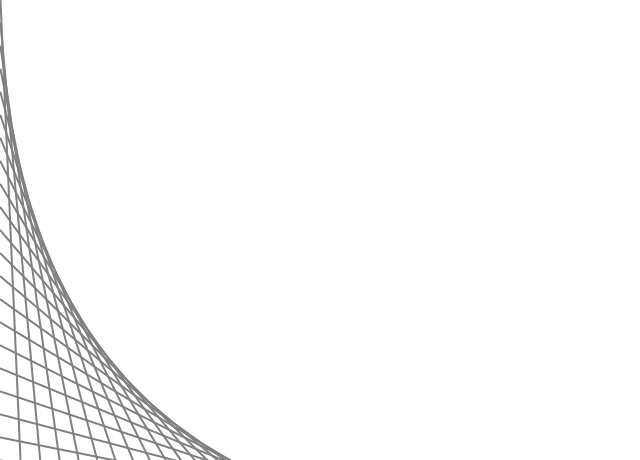
Frame 1 (no input)
Frame 60 (the mouse pressed at the canvas centre just before this capture): identical to frame 1, image omitted
Frame 120 (the mouse held since frame 60 and released just before this capture): identical to frame 1, image omitted

The Processing sketch that drew this single still picture (run headless with seeded random() and noise(); from frame 60 on, the mouse is pressed at the canvas centre):

// Processing sketch: parabolicurves
// ── parabolicurves.pde
float spaceBetweenLines = 23f; // Pixlar i varje koordinat. 0.0 är 0 och 1 är 23x23 XY

void setup() // main
{
// Setup för hela programmet - storlek på skärm - pensel- tjocklek
  size(640, 460); // skärmens storlek
  stroke(128, 128, 128, 255); // Färg på penseldrag
  strokeWeight(2f); // Float - tjocklek på pennan

}
// Ritar ut grafiken - kör den här koden - ritar bakgrund varje frame & kurvor varje frame
void draw () 
{
  background(255, 255, 255); // Bakgrund RGB
  DrawCurve(); // Kör denna i draw varje frame

}

void DrawCurve ()
{
  int maxLines = 23;
  for (int i = 0; i < maxLines; i++) {
    float x1 = 0;
    float y1 = i; // stegrade för varje strek - ökar för varje strek - en punkt ner för varje punkt
    float x2 = i + 1;
    float y2 = maxLines;
    line(x1 * spaceBetweenLines, y1 * spaceBetweenLines, x2 * spaceBetweenLines, y2 * spaceBetweenLines); // större mellanrum 23x23
    
  }


}
